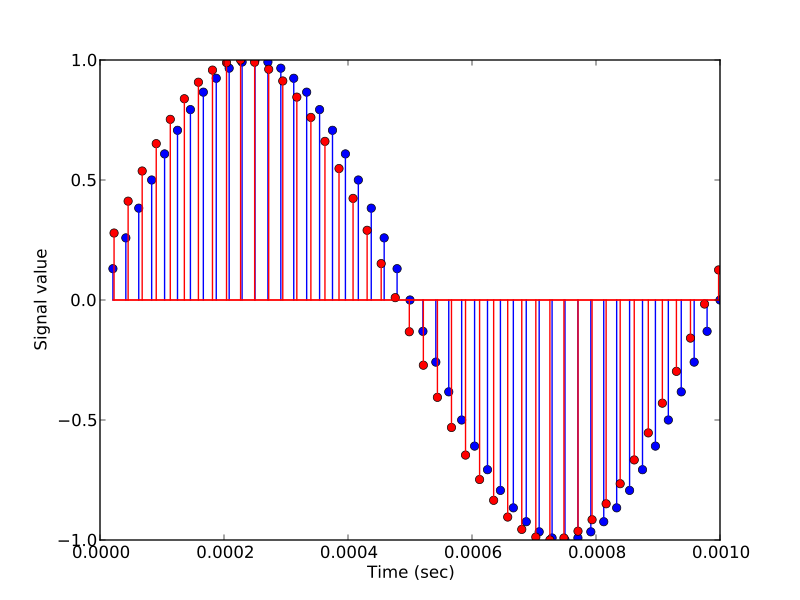

Generate this figure with Python:
import numpy
import pylab
from scipy import signal
from sp import multirate
L = 147.0
M = 160.0
N = 24.0*L
h = signal.firwin(N-1, 1/M, window=('kaiser', 7.8562))
h = L*h
Fs = 48000.0
n = numpy.arange(0, 10239)
x  = numpy.sin(2*numpy.pi*1000/Fs*n)
y = multirate.upfirdn(x, h, L, M)
pylab.figure()
pylab.stem(n[1:49]/Fs, x[1:49])
pylab.stem(n[1:45]/(Fs*L/M), y[13:57], 'r', markerfmt='ro',)
pylab.xlabel('Time (sec)')
pylab.ylabel('Signal value')
pylab.show()
